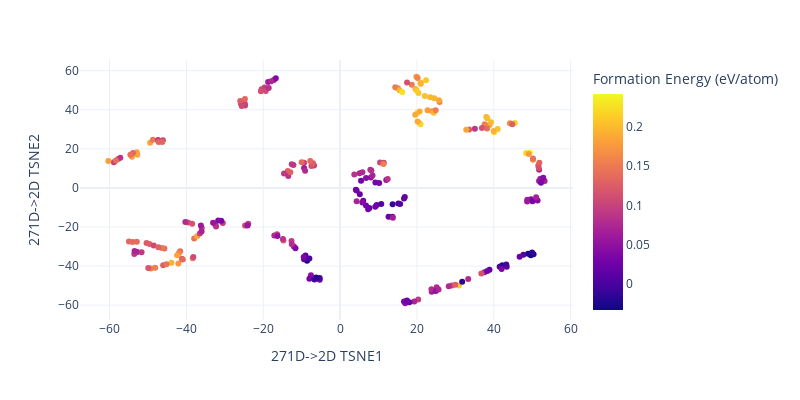

The notebook cell saved with this chart:
### Markdown cell above
Finally, we can plot the results using `plotly` library. We will colorize the points by the formation energy coming from the first model in `c.predictions` variable. We will also use `structList` to get chemical formulas when hovering over the points.

### Code cell
fig = px.scatter(x=np.transpose(embeddedDescriptorData)[0],
                 y=np.transpose(embeddedDescriptorData)[1],
                 hover_name=[s.formula for s in structList],
                 color=[round(p[0], 3) for p in c.predictions],
                 color_discrete_sequence=px.colors.qualitative.Dark24,
                 template='plotly_white',
                 labels={'x': f'{len(descriptorData[0])}D->2D TSNE1',
                         'y': f'{len(descriptorData[0])}D->2D TSNE2',
                         'color': f'Formation Energy (eV/atom)'},
                 height=400,
                 width=800
                 )
fig.show()

### Figure 1 — Plotly figure (JSON) as saved in the notebook; plotly's stock layout.template omitted (floating-point values rounded to 4 significant figures; data arrays with more than 128 entries replaced by an {"elided": "..."} marker saying what was removed)
{"data": [{"hovertemplate": "<b>%{hovertext}</b><br><br>271D->2D TSNE1=%{x}<br>271D->2D TSNE2=%{y}<br>Formation Energy (eV/atom)=%{marker.color}<extra></extra>", "hovertext": {"elided": "243 str values"}, "legendgroup": "", "marker": {"color": {"elided": "243 float values"}, "coloraxis": "coloraxis", "symbol": "circle"}, "mode": "markers", "name": "", "orientation": "v", "showlegend": false, "type": "scatter", "x": {"elided": "243 float values"}, "xaxis": "x", "y": {"elided": "243 float values"}, "yaxis": "y"}], "layout": {"coloraxis": {"colorbar": {"title": {"text": "Formation Energy (eV/atom)"}}, "colorscale": [[0, "#0d0887"], [0.1111, "#46039f"], [0.2222, "#7201a8"], [0.3333, "#9c179e"], [0.4444, "#bd3786"], [0.5556, "#d8576b"], [0.6667, "#ed7953"], [0.7778, "#fb9f3a"], [0.8889, "#fdca26"], [1, "#f0f921"]]}, "height": 400, "legend": {"tracegroupgap": 0}, "margin": {"t": 60}, "width": 800, "xaxis": {"anchor": "y", "domain": [0, 1], "title": {"text": "271D->2D TSNE1"}}, "yaxis": {"anchor": "x", "domain": [0, 1], "title": {"text": "271D->2D TSNE2"}}}}
